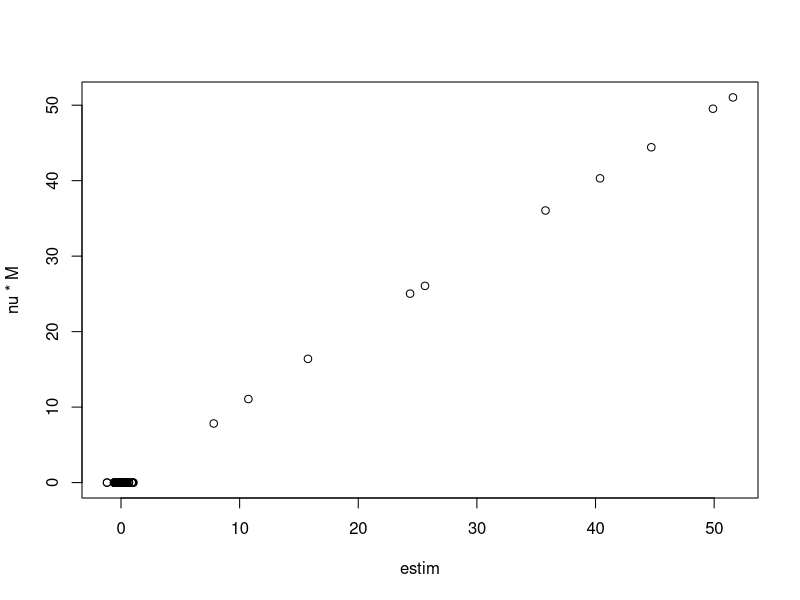

This chart was generated by the following R code:
#based on page 257 of Hoff
rwish=function(nu,M){
  p=nrow(M)
  z=matrix(rnorm(nu*p),nrow=nu,ncol=p)
  y=z%*%chol(M)
  t(y)%*%y
}

#mean nu*M
nsim=1000
nsites=10
M=diag(runif(nsites,min=0,max=10),nsites)
nu=6
res=matrix(NA,nsim,nsites*nsites)
for (i in 1:nsim){
  res[i,]=rwish(nu,M)
}
estim=colMeans(res)
plot(estim,nu*M)
